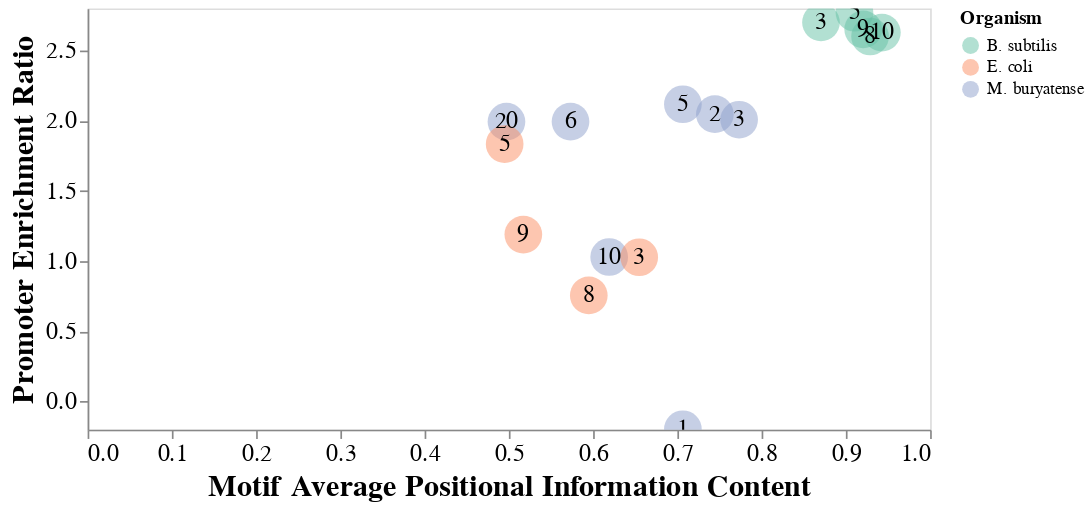

The notebook cell saved with this chart:
### Code cell
# Top enrich dfs with subset for Figure S4
ec_top_enrich_df_sub = cu.build_enrich_ratio_df(ec_all_top_motif_match_cat_df[ec_all_top_motif_match_cat_df['nperc'].isin(n_subset)], ec_motif_dict)
bs_top_enrich_df_sub = cu.build_enrich_ratio_df(bs_all_top_motif_match_cat_df[bs_all_top_motif_match_cat_df['nperc'].isin(n_subset)], bs_motif_dict)

top_org_dict = {
    'M. buryatense': mb_top_enrich_df,
    'E. coli': ec_top_enrich_df_sub,
    'B. subtilis':bs_top_enrich_df_sub
}
cu.compare_orgs_chart(top_org_dict)

### Figure 1 — Vega-Lite specification as saved in the notebook (floating-point values rounded to 4 significant figures)
{"config": {"view": {"continuousWidth": 400, "continuousHeight": 300}, "axis": {"grid": false, "labelFontSize": 14, "titleFontSize": 18}}, "layer": [{"mark": {"type": "circle", "opacity": 0.5, "size": 500}, "encoding": {"color": {"type": "nominal", "field": "org", "scale": {"scheme": "Set2"}, "title": "Organism"}, "tooltip": [{"type": "ordinal", "field": "nperc"}, {"type": "quantitative", "field": "enrich_ratio"}, {"type": "quantitative", "field": "motif_ave_ic"}, {"type": "nominal", "field": "m1"}, {"type": "nominal", "field": "m2"}], "x": {"type": "quantitative", "field": "motif_ave_ic", "title": "Motif Average Positional Information Content"}, "y": {"type": "quantitative", "field": "enrich_ratio", "title": "Promoter Enrichment Ratio"}}}, {"mark": {"type": "text", "align": "center", "baseline": "middle", "color": "black", "size": 14}, "encoding": {"text": {"type": "nominal", "field": "nperc"}, "tooltip": [{"type": "ordinal", "field": "nperc"}, {"type": "quantitative", "field": "enrich_ratio"}, {"type": "quantitative", "field": "motif_ave_ic"}, {"type": "nominal", "field": "m1"}, {"type": "nominal", "field": "m2"}], "x": {"type": "quantitative", "field": "motif_ave_ic"}, "y": {"type": "quantitative", "field": "enrich_ratio"}}, "height": 250, "selection": {"selector003": {"type": "interval", "bind": "scales", "encodings": ["x", "y"]}}, "width": 500}], "data": {"name": "data-bd7a341d91801d4854724d8ebddb867c"}, "$schema": "https://vega.github.io/schema/vega-lite/v4.0.2.json", "datasets": {"data-bd7a341d91801d4854724d8ebddb867c": [{"nperc": 1, "enrich_ratio": -0.1968, "motif_ave_ic": 0.7066, "m1": "AGCTTT", "m2": "GCAGCA", "org": "M. buryatense"}, {"nperc": 2, "enrich_ratio": 2.047, "motif_ave_ic": 0.7445, "m1": "TTGATA", "m2": "TATAAT", "org": "M. buryatense"}, {"nperc": 3, "enrich_ratio": 2.007, "motif_ave_ic": 0.7733, "m1": "TTGACA", "m2": "TATAAT", "org": "M. buryatense"}, {"nperc": 4, "enrich_ratio": null, "motif_ave_ic": 0.3992, "m1": "TTGTTT", "m2": "TAAAAA", "org": "M. buryatense"}, {"nperc": 5, "enrich_ratio": 2.117, "motif_ave_ic": 0.7065, "m1": "TTGACA", "m2": "TATAAT", "org": "M. buryatense"}, {"nperc": 6, "enrich_ratio": 1.994, "motif_ave_ic": 0.5732, "m1": "TTGTCA", "m2": "TAATAT", "org": "M. buryatense"}, {"nperc": 10, "enrich_ratio": 1.03, "motif_ave_ic": 0.6191, "m1": "CTTGAT", "m2": "TGATAA", "org": "M. buryatense"}, {"nperc": 20, "enrich_ratio": 1.993, "motif_ave_ic": 0.4971, "m1": "GCTTAA", "m2": "GGTATA", "org": "M. buryatense"}, {"nperc": 1, "enrich_ratio": null, "motif_ave_ic": 0.6105, "m1": "GCTAAC", "m2": "TGAAGG", "org": "E. coli"}, {"nperc": 2, "enrich_ratio": null, "motif_ave_ic": 0.513, "m1": "GTTTTT", "m2": "GGCGCA", "org": "E. coli"}, {"nperc": 3, "enrich_ratio": 1.028, "motif_ave_ic": 0.6547, "m1": "ACCTCA", "m2": "TGTGGA", "org": "E. coli"}, {"nperc": 4, "enrich_ratio": null, "motif_ave_ic": 0.7011, "m1": "TATCCA", "m2": "TGAACG", "org": "E. coli"}, {"nperc": 5, "enrich_ratio": 1.834, "motif_ave_ic": 0.495, "m1": "TCTTCT", "m2": "CAGGAG", "org": "E. coli"}, {"nperc": 6, "enrich_ratio": null, "motif_ave_ic": 0.5406, "m1": "CTTACA", "m2": "CATGAA", "org": "E. coli"}, {"nperc": 7, "enrich_ratio": null, "motif_ave_ic": 0.4694, "m1": "CTTACA", "m2": "GATAAT", "org": "E. coli"}, {"nperc": 8, "enrich_ratio": 0.756, "motif_ave_ic": 0.5949, "m1": "TGCCAT", "m2": "TATAAT", "org": "E. coli"}, {"nperc": 9, "enrich_ratio": 1.189, "motif_ave_ic": 0.5172, "m1": "TGCCAA", "m2": "TATAAT", "org": "E. coli"}, {"nperc": 10, "enrich_ratio": null, "motif_ave_ic": 0.3301, "m1": "TGCCAA", "m2": "TAGAAT", "org": "E. coli"}, {"nperc": 3, "enrich_ratio": 2.701, "motif_ave_ic": 0.8705, "m1": "TTGACA", "m2": "TATAAT", "org": "B. subtilis"}, {"nperc": 4, "enrich_ratio": null, "motif_ave_ic": 0.883, "m1": "TTGACA", "m2": "TATAAT", "org": "B. subtilis"}, {"nperc": 5, "enrich_ratio": 2.769, "motif_ave_ic": 0.9102, "m1": "TTGACA", "m2": "TATAAT", "org": "B. subtilis"}, {"nperc": 6, "enrich_ratio": null, "motif_ave_ic": 0.8966, "m1": "TTGACA", "m2": "TATAAT", "org": "B. subtilis"}, {"nperc": 7, "enrich_ratio": null, "motif_ave_ic": 0.9177, "m1": "TTGACA", "m2": "TATAAT", "org": "B. subtilis"}, {"nperc": 8, "enrich_ratio": 2.6, "motif_ave_ic": 0.9287, "m1": "TTGACA", "m2": "TATAAT", "org": "B. subtilis"}, {"nperc": 9, "enrich_ratio": 2.651, "motif_ave_ic": 0.9206, "m1": "TTGACA", "m2": "TATAAT", "org": "B. subtilis"}, {"nperc": 10, "enrich_ratio": 2.628, "motif_ave_ic": 0.9427, "m1": "TTGACA", "m2": "TATAAT", "org": "B. subtilis"}]}}
